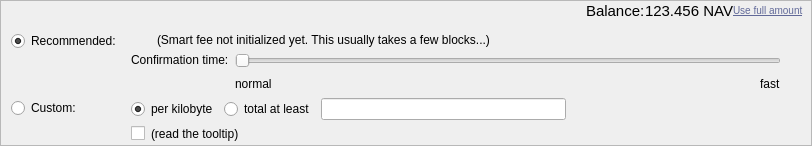
    <widget class="QFrame" name="frameFee">
     <property name="sizePolicy">
      <sizepolicy hsizetype="Expanding" vsizetype="Maximum">
       <horstretch>0</horstretch>
       <verstretch>0</verstretch>
      </sizepolicy>
     </property>
     <property name="maximumSize">
      <size>
       <width>16777215</width>
       <height>40</height>
      </size>
     </property>
     <property name="frameShape">
      <enum>QFrame::StyledPanel</enum>
     </property>
     <property name="frameShadow">
      <enum>QFrame::Sunken</enum>
     </property>
     <layout class="QVBoxLayout" name="verticalLayoutFee1">
      <property name="spacing">
       <number>0</number>
      </property>
      <property name="leftMargin">
       <number>0</number>
      </property>
      <property name="topMargin">
       <number>0</number>
      </property>
      <property name="rightMargin">
       <number>0</number>
      </property>
      <property name="bottomMargin">
       <number>0</number>
      </property>
      <item>
       <layout class="QVBoxLayout" name="verticalLayoutFee2" stretch="0,0,0">
        <property name="spacing">
         <number>0</number>
        </property>
        <property name="leftMargin">
         <number>10</number>
        </property>
        <property name="topMargin">
         <number>0</number>
        </property>
        <item>
         <layout class="QHBoxLayout" name="horizontalLayoutFee1">
          <property name="rightMargin">
           <number>7</number>
          </property>
          <property name="bottomMargin">
           <number>0</number>
          </property>
          <item>
           <spacer name="horizontalSpacer_4">
            <property name="orientation">
             <enum>Qt::Horizontal</enum>
            </property>
            <property name="sizeHint" stdset="0">
             <size>
              <width>40</width>
              <height>20</height>
             </size>
            </property>
           </spacer>
          </item>
          <item>
           <widget class="QLabel" name="label">
            <property name="sizePolicy">
             <sizepolicy hsizetype="Preferred" vsizetype="Fixed">
              <horstretch>0</horstretch>
              <verstretch>0</verstretch>
             </sizepolicy>
            </property>
            <property name="font">
             <font>
              <pointsize>11</pointsize>
             </font>
            </property>
            <property name="text">
             <string>Balance:</string>
            </property>
           </widget>
          </item>
          <item>
           <widget class="QLabel" name="labelBalance">
            <property name="sizePolicy">
             <sizepolicy hsizetype="Preferred" vsizetype="Fixed">
              <horstretch>0</horstretch>
              <verstretch>0</verstretch>
             </sizepolicy>
            </property>
            <property name="font">
             <font>
              <pointsize>11</pointsize>
             </font>
            </property>
            <property name="cursor">
             <cursorShape>IBeamCursor</cursorShape>
            </property>
            <property name="text">
             <string notr="true">123.456 NAV</string>
            </property>
            <property name="textInteractionFlags">
             <set>Qt::LinksAccessibleByMouse|Qt::TextSelectableByKeyboard|Qt::TextSelectableByMouse</set>
            </property>
           </widget>
          </item>
          <item>
           <widget class="QPushButton" name="fullAmountBtn">
            <property name="cursor">
             <cursorShape>PointingHandCursor</cursorShape>
            </property>
            <property name="styleSheet">
             <string notr="true">border:0;background-color:none;text-align:left;margin: 0px; text-transform: none; color: #616998; font-size: 10px; font-weight: none; text-decoration:underline; </string>
            </property>
            <property name="text">
             <string>Use full amount</string>
            </property>
           </widget>
          </item>
          <item>
           <layout class="QVBoxLayout" name="verticalLayoutFee7">
            <property name="spacing">
             <number>0</number>
            </property>
            <item>
             <spacer name="verticalSpacerSmartFee">
              <property name="orientation">
               <enum>Qt::Vertical</enum>
              </property>
              <property name="sizeType">
               <enum>QSizePolicy::Fixed</enum>
              </property>
              <property name="sizeHint" stdset="0">
               <size>
                <width>1</width>
                <height>4</height>
               </size>
              </property>
             </spacer>
            </item>
            <item>
             <spacer name="verticalSpacer_5">
              <property name="orientation">
               <enum>Qt::Vertical</enum>
              </property>
              <property name="sizeHint" stdset="0">
               <size>
                <width>1</width>
                <height>1</height>
               </size>
              </property>
             </spacer>
            </item>
           </layout>
          </item>
         </layout>
        </item>
        <item>
         <widget class="QFrame" name="frameFeeSelection">
          <layout class="QVBoxLayout" name="verticalLayoutFee12">
           <property name="spacing">
            <number>0</number>
           </property>
           <property name="leftMargin">
            <number>0</number>
           </property>
           <property name="topMargin">
            <number>0</number>
           </property>
           <property name="rightMargin">
            <number>0</number>
           </property>
           <property name="bottomMargin">
            <number>0</number>
           </property>
           <item>
            <layout class="QGridLayout" name="gridLayoutFee">
             <property name="topMargin">
              <number>10</number>
             </property>
             <property name="bottomMargin">
              <number>4</number>
             </property>
             <property name="horizontalSpacing">
              <number>10</number>
             </property>
             <property name="verticalSpacing">
              <number>4</number>
             </property>
             <item row="0" column="0">
              <layout class="QVBoxLayout" name="verticalLayoutFee4" stretch="0,1">
               <item>
                <widget class="QRadioButton" name="radioSmartFee">
                 <property name="text">
                  <string>Recommended:</string>
                 </property>
                 <property name="checked">
                  <bool>true</bool>
                 </property>
                 <attribute name="buttonGroup">
                  <string notr="true">groupFee</string>
                 </attribute>
                </widget>
               </item>
               <item>
                <spacer name="verticalSpacer_2">
                 <property name="orientation">
                  <enum>Qt::Vertical</enum>
                 </property>
                 <property name="sizeHint" stdset="0">
                  <size>
                   <width>1</width>
                   <height>1</height>
                  </size>
                 </property>
                </spacer>
               </item>
              </layout>
             </item>
             <item row="1" column="1">
              <layout class="QVBoxLayout" name="verticalLayoutFee8">
               <property name="spacing">
                <number>6</number>
               </property>
               <item>
                <layout class="QHBoxLayout" name="horizontalLayoutFee13">
                 <item>
                  <widget class="QRadioButton" name="radioCustomPerKilobyte">
                   <property name="toolTip">
                    <string>If the custom fee is set to 1000 satoshis and the transaction is only 250 bytes, then &quot;per kilobyte&quot; only pays 250 satoshis in fee, while &quot;total at least&quot; pays 1000 satoshis. For transactions bigger than a kilobyte both pay by kilobyte.</string>
                   </property>
                   <property name="text">
                    <string>per kilobyte</string>
                   </property>
                   <property name="checked">
                    <bool>true</bool>
                   </property>
                   <attribute name="buttonGroup">
                    <string notr="true">groupCustomFee</string>
                   </attribute>
                  </widget>
                 </item>
                 <item>
                  <widget class="QRadioButton" name="radioCustomAtLeast">
                   <property name="toolTip">
                    <string>If the custom fee is set to 1000 satoshis and the transaction is only 250 bytes, then &quot;per kilobyte&quot; only pays 250 satoshis in fee, while &quot;total at least&quot; pays 1000 satoshis. For transactions bigger than a kilobyte both pay by kilobyte.</string>
                   </property>
                   <property name="text">
                    <string>total at least</string>
                   </property>
                   <attribute name="buttonGroup">
                    <string notr="true">groupCustomFee</string>
                   </attribute>
                  </widget>
                 </item>
                 <item>
                  <widget class="NavCoinAmountField" name="customFee"/>
                 </item>
                 <item>
                  <spacer name="horizontalSpacer_6">
                   <property name="orientation">
                    <enum>Qt::Horizontal</enum>
                   </property>
                   <property name="sizeHint" stdset="0">
                    <size>
                     <width>1</width>
                     <height>1</height>
                    </size>
                   </property>
                  </spacer>
                 </item>
                </layout>
               </item>
               <item>
                <layout class="QHBoxLayout" name="horizontalLayoutFee8">
                 <item>
                  <widget class="QCheckBox" name="checkBoxMinimumFee">
                   <property name="toolTip">
                    <string>Paying only the minimum fee is just fine as long as there is less transaction volume than space in the blocks. But be aware that this can end up in a never confirming transaction once there is more demand for navcoin transactions than the network can process.</string>
                   </property>
                   <property name="text">
                    <string/>
                   </property>
                  </widget>
                 </item>
                 <item>
                  <widget class="QLabel" name="labelMinFeeWarning">
                   <property name="enabled">
                    <bool>true</bool>
                   </property>
                   <property name="toolTip">
                    <string>Paying only the minimum fee is just fine as long as there is less transaction volume than space in the blocks. But be aware that this can end up in a never confirming transaction once there is more demand for navcoin transactions than the network can process.</string>
                   </property>
                   <property name="text">
                    <string>(read the tooltip)</string>
                   </property>
                   <property name="margin">
                    <number>5</number>
                   </property>
                  </widget>
                 </item>
                 <item>
                  <spacer name="horizontalSpacer_2">
                   <property name="orientation">
                    <enum>Qt::Horizontal</enum>
                   </property>
                   <property name="sizeHint" stdset="0">
                    <size>
                     <width>1</width>
                     <height>1</height>
                    </size>
                   </property>
                  </spacer>
                 </item>
                </layout>
               </item>
              </layout>
             </item>
             <item row="0" column="1">
              <layout class="QVBoxLayout" name="verticalLayoutFee3" stretch="0,0,1">
               <property name="spacing">
                <number>6</number>
               </property>
               <property name="topMargin">
                <number>2</number>
               </property>
               <item>
                <layout class="QHBoxLayout" name="horizontalLayoutFee12">
                 <item>
                  <widget class="QLabel" name="labelSmartFee">
                   <property name="text">
                    <string/>
                   </property>
                   <property name="margin">
                    <number>2</number>
                   </property>
                  </widget>
                 </item>
                 <item>
                  <widget class="QLabel" name="labelFeeEstimation">
                   <property name="text">
                    <string/>
                   </property>
                  </widget>
                 </item>
                 <item>
                  <widget class="QLabel" name="labelSmartFee2">
                   <property name="text">
                    <string>(Smart fee not initialized yet. This usually takes a few blocks...)</string>
                   </property>
                   <property name="margin">
                    <number>2</number>
                   </property>
                  </widget>
                 </item>
                 <item>
                  <spacer name="horizontalSpacer_5">
                   <property name="orientation">
                    <enum>Qt::Horizontal</enum>
                   </property>
                   <property name="sizeHint" stdset="0">
                    <size>
                     <width>1</width>
                     <height>1</height>
                    </size>
                   </property>
                  </spacer>
                 </item>
                </layout>
               </item>
               <item>
                <layout class="QHBoxLayout" name="horizontalLayoutFee9">
                 <item>
                  <layout class="QVBoxLayout" name="verticalLayoutFee6">
                   <item>
                    <widget class="QLabel" name="labelSmartFee3">
                     <property name="text">
                      <string>Confirmation time:</string>
                     </property>
                     <property name="margin">
                      <number>2</number>
                     </property>
                    </widget>
                   </item>
                   <item>
                    <spacer name="verticalSpacer_3">
                     <property name="orientation">
                      <enum>Qt::Vertical</enum>
                     </property>
                     <property name="sizeHint" stdset="0">
                      <size>
                       <width>1</width>
                       <height>1</height>
                      </size>
                     </property>
                    </spacer>
                   </item>
                  </layout>
                 </item>
                 <item>
                  <layout class="QVBoxLayout" name="verticalLayoutFee5">
                   <property name="rightMargin">
                    <number>30</number>
                   </property>
                   <item>
                    <widget class="QSlider" name="sliderSmartFee">
                     <property name="minimum">
                      <number>0</number>
                     </property>
                     <property name="maximum">
                      <number>24</number>
                     </property>
                     <property name="pageStep">
                      <number>1</number>
                     </property>
                     <property name="value">
                      <number>0</number>
                     </property>
                     <property name="orientation">
                      <enum>Qt::Horizontal</enum>
                     </property>
                     <property name="invertedAppearance">
                      <bool>false</bool>
                     </property>
                     <property name="invertedControls">
                      <bool>false</bool>
                     </property>
                     <property name="tickPosition">
                      <enum>QSlider::NoTicks</enum>
                     </property>
                    </widget>
                   </item>
                   <item>
                    <layout class="QHBoxLayout" name="horizontalLayoutFee10">
                     <item>
                      <widget class="QLabel" name="labelSmartFeeNormal">
                       <property name="text">
                        <string>normal</string>
                       </property>
                      </widget>
                     </item>
                     <item>
                      <spacer name="horizontalSpacer_3">
                       <property name="orientation">
                        <enum>Qt::Horizontal</enum>
                       </property>
                       <property name="sizeHint" stdset="0">
                        <size>
                         <width>40</width>
                         <height>20</height>
                        </size>
                       </property>
                      </spacer>
                     </item>
                     <item>
                      <widget class="QLabel" name="labelSmartFeeFast">
                       <property name="text">
                        <string>fast</string>
                       </property>
                      </widget>
                     </item>
                    </layout>
                   </item>
                  </layout>
                 </item>
                </layout>
               </item>
               <item>
                <spacer name="verticalSpacer_4">
                 <property name="orientation">
                  <enum>Qt::Vertical</enum>
                 </property>
                 <property name="sizeHint" stdset="0">
                  <size>
                   <width>1</width>
                   <height>1</height>
                  </size>
                 </property>
                </spacer>
               </item>
              </layout>
             </item>
             <item row="1" column="0">
              <layout class="QVBoxLayout" name="verticalLayoutFee9" stretch="0,1">
               <item>
                <widget class="QRadioButton" name="radioCustomFee">
                 <property name="text">
                  <string>Custom:</string>
                 </property>
                 <attribute name="buttonGroup">
                  <string notr="true">groupFee</string>
                 </attribute>
                </widget>
               </item>
               <item>
                <spacer name="verticalSpacer_6">
                 <property name="orientation">
                  <enum>Qt::Vertical</enum>
                 </property>
                 <property name="sizeHint" stdset="0">
                  <size>
                   <width>1</width>
                   <height>1</height>
                  </size>
                 </property>
                </spacer>
               </item>
              </layout>
             </item>
            </layout>
           </item>
          </layout>
         </widget>
        </item>
        <item>
         <spacer name="verticalSpacerFee">
          <property name="orientation">
           <enum>Qt::Vertical</enum>
          </property>
          <property name="sizeHint" stdset="0">
           <size>
            <width>800</width>
            <height>1</height>
           </size>
          </property>
         </spacer>
        </item>
       </layout>
      </item>
     </layout>
    </widget>
